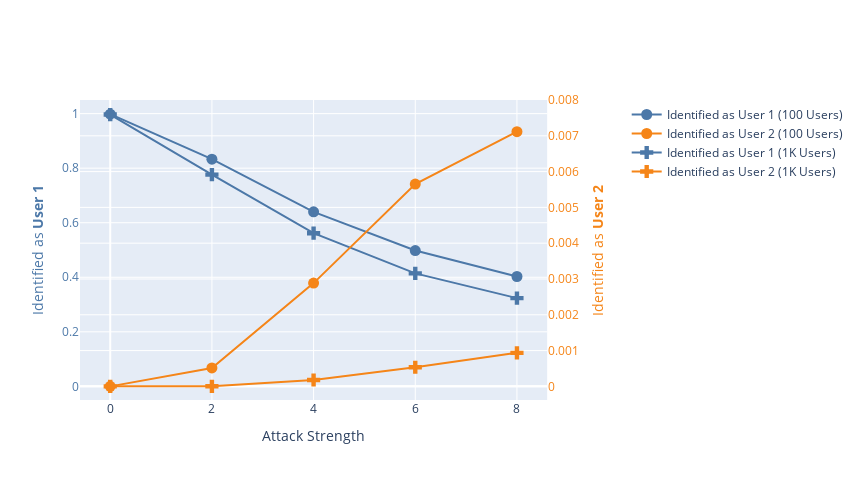

The code cell stored with this chart in its notebook:
### Code cell
import plotly.graph_objects as go
from plotly.subplots import make_subplots
import plotly.express as px

fig = make_subplots(specs=[[{"secondary_y": True}]])

strengths = [0, 2, 4, 6, 8]

# Define colors from a qualitative color scale
color1, color2 = px.colors.qualitative.T10[:2]

# User A - Primary Axis
fig.add_trace(
    go.Scatter(
        x=strengths,
        y=[acc_dict[(strength, 100, "user 1")] for strength in strengths],
        name="Identified as User 1 (100 Users)",
        marker=dict(size=11, symbol="circle"),
        line=dict(color=color1),
    ),
    secondary_y=False,
)
fig.add_trace(
    go.Scatter(
        x=strengths,
        y=[acc_dict[(strength, 100, "user 2")] for strength in strengths],
        name="Identified as User 2 (100 Users)",
        marker=dict(size=11, symbol="circle"),
        line=dict(color=color2),
    ),
    secondary_y=True,
)
fig.add_trace(
    go.Scatter(
        x=strengths,
        y=[acc_dict[(strength, 1000, "user 1")] for strength in strengths],
        name="Identified as User 1 (1K Users)",
        marker=dict(size=11, symbol="cross"),
        line=dict(color=color1),
    ),
    secondary_y=False,
)
fig.add_trace(
    go.Scatter(
        x=strengths,
        y=[acc_dict[(strength, 1000, "user 2")] for strength in strengths],
        name="Identified as User 2 (1K Users)",
        marker=dict(size=11, symbol="cross"),
        line=dict(color=color2),
    ),
    secondary_y=True,
)

# Axis titles
fig.update_xaxes(title_text="Attack Strength")
fig.update_yaxes(
    title_text="Identified as <b>User 1</b>",
    secondary_y=False,
    tickfont=dict(color=color1),
    titlefont=dict(color=color1),
)
fig.update_yaxes(
    title_text="Identified as <b>User 2</b>",
    secondary_y=True,
    tickfont=dict(color=color2),
    titlefont=dict(color=color2),
)


fig.update_layout(
    yaxis=dict(range=[-0.05, 1.05]),
    yaxis2=dict(range=[-0.008 / 21, 0.008]),
    height=480,  # Aspect ratio 4:3, height = 3/4 of width
    width=860,
    legend=dict(
        x=1.1, y=1.0, xanchor="left", orientation="v"
    ),  # Adjusting legend position
)

fig.show()

### Figure 1 — Plotly figure (JSON) as saved in the notebook; plotly's stock layout.template omitted (floating-point values rounded to 4 significant figures)
{"data": [{"line": {"color": "#4C78A8"}, "marker": {"size": 11, "symbol": "circle"}, "name": "Identified as User 1 (100 Users)", "type": "scatter", "x": [0, 2, 4, 6, 8], "xaxis": "x", "y": [0.9982, 0.833, 0.6398, 0.498, 0.4029], "yaxis": "y"}, {"line": {"color": "#F58518"}, "marker": {"size": 11, "symbol": "circle"}, "name": "Identified as User 2 (100 Users)", "type": "scatter", "x": [0, 2, 4, 6, 8], "xaxis": "x", "y": [4.349e-76, 0.0005148, 0.002885, 0.005652, 0.007115], "yaxis": "y2"}, {"line": {"color": "#4C78A8"}, "marker": {"size": 11, "symbol": "cross"}, "name": "Identified as User 1 (1K Users)", "type": "scatter", "x": [0, 2, 4, 6, 8], "xaxis": "x", "y": [0.9966, 0.7764, 0.5616, 0.4143, 0.3236], "yaxis": "y"}, {"line": {"color": "#F58518"}, "marker": {"size": 11, "symbol": "cross"}, "name": "Identified as User 2 (1K Users)", "type": "scatter", "x": [0, 2, 4, 6, 8], "xaxis": "x", "y": [0, 1.11e-06, 0.0001777, 0.0005335, 0.0009366], "yaxis": "y2"}], "layout": {"height": 480, "legend": {"orientation": "v", "x": 1.1, "xanchor": "left", "y": 1}, "width": 860, "xaxis": {"anchor": "y", "domain": [0, 0.94], "title": {"text": "Attack Strength"}}, "yaxis": {"anchor": "x", "domain": [0, 1], "range": [-0.05, 1.05], "tickfont": {"color": "#4C78A8"}, "title": {"font": {"color": "#4C78A8"}, "text": "Identified as <b>User 1</b>"}}, "yaxis2": {"anchor": "x", "overlaying": "y", "range": [-0.000381, 0.008], "side": "right", "tickfont": {"color": "#F58518"}, "title": {"font": {"color": "#F58518"}, "text": "Identified as <b>User 2</b>"}}}}
